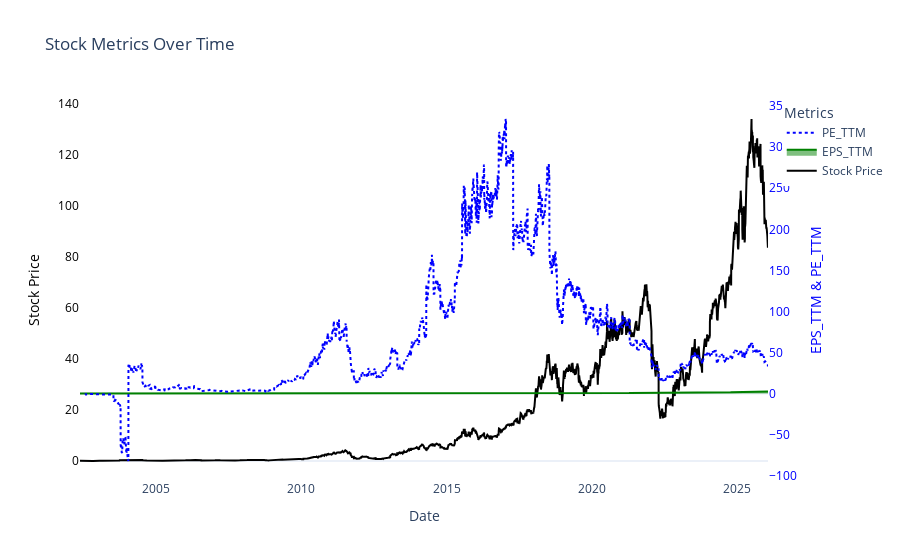

Here is the notebook cell this chart was saved with:
### Code cell
import plotly.graph_objects as go


# Create the figure
fig = go.Figure()

# Add stock_price on primary y-axis (left)
fig.add_trace(go.Scatter(
    x=stock_consolidate_df.index,
    y=stock_consolidate_df["stock_price"],
    mode='lines',
    line=dict(color='black'),
    name='Stock Price',
    yaxis="y1"
))

# Add EPS_TTM on secondary y-axis (right)
fig.add_trace(go.Scatter(
    x=stock_consolidate_df.index,
    y=stock_consolidate_df["EPS_TTM"],
    mode='lines',
    fill='tonexty',  # Shadow effect
    line=dict(color='green'),
    name='EPS_TTM',
    yaxis="y2"
))

# Add PE_TTM on secondary y-axis (right)
fig.add_trace(go.Scatter(
    x=stock_consolidate_df.index,
    y=stock_consolidate_df["PE_TTM"],
    mode='lines',
    line=dict(color='blue', dash='dot'),
    name='PE_TTM',
    yaxis="y2"
))

# Update layout to remove grid and configure dual y-axes
fig.update_layout(
    title="Stock Metrics Over Time",
    xaxis=dict(title="Date", showgrid=False),
    yaxis=dict(
        title="Stock Price",
        showgrid=False,
        titlefont=dict(color="black"),
        tickfont=dict(color="black")
    ),
    yaxis2=dict(
        title="EPS_TTM & PE_TTM",
        overlaying="y",  # Overlay with y1
        side="right",
        showgrid=False,
        titlefont=dict(color="blue"),
        tickfont=dict(color="blue")
    ),
    legend_title="Metrics",
    template="plotly_white",
    plot_bgcolor='white'  # Background color
)

# Show the plot
fig.show()

### Figure 1 — Plotly figure (JSON) as saved in the notebook; plotly's stock layout.template omitted (floating-point values rounded to 4 significant figures; data arrays with more than 128 entries replaced by an {"elided": "..."} marker saying what was removed)
{"data": [{"line": {"color": "black"}, "mode": "lines", "name": "Stock Price", "type": "scatter", "x": {"elided": "5956 str values"}, "y": {"elided": "5956 float values"}, "yaxis": "y"}, {"fill": "tonexty", "line": {"color": "green"}, "mode": "lines", "name": "EPS_TTM", "type": "scatter", "x": {"elided": "5956 str values"}, "y": {"elided": "5956 float values"}, "yaxis": "y2"}, {"line": {"color": "blue", "dash": "dot"}, "mode": "lines", "name": "PE_TTM", "type": "scatter", "x": {"elided": "5956 str values"}, "y": {"elided": "5956 float values"}, "yaxis": "y2"}], "layout": {"legend": {"title": {"text": "Metrics"}}, "plot_bgcolor": "white", "title": {"text": "Stock Metrics Over Time"}, "xaxis": {"showgrid": false, "title": {"text": "Date"}}, "yaxis": {"showgrid": false, "tickfont": {"color": "black"}, "title": {"font": {"color": "black"}, "text": "Stock Price"}}, "yaxis2": {"overlaying": "y", "showgrid": false, "side": "right", "tickfont": {"color": "blue"}, "title": {"font": {"color": "blue"}, "text": "EPS_TTM & PE_TTM"}}}}
